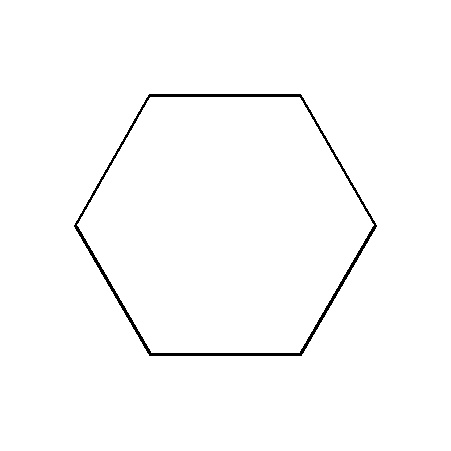
#> input picture Shapes/img10.jpg, 451 x 451 px, found by its file name; its folder holds only this picture in this run
$ python temp.py   (older library calls are emulated)
#> lines starting #> are read from the running program, lines starting #| are printed output that depends on the picture; after the words box and inside, x2 and y2 are one past the last pixel; in counts of white or black regions, pixels touching at a corner belong together
import cv2
import os
import xml.etree.ElementTree as ET

def create_xml_annotation(image_name, contours, output_folder, image_shape):
    # Create the XML annotation structure
    annotation = ET.Element("annotation")

    ET.SubElement(annotation, "filename").text = image_name
    size = ET.SubElement(annotation, "size")
    ET.SubElement(size, "width").text = str(image_shape[1])  # Image width
    ET.SubElement(size, "height").text = str(image_shape[0])  # Image height
    ET.SubElement(size, "depth").text = str(image_shape[2])  # Number of channels (RGB)

    for contour in contours:
        # Create object element for each contour (line segment)
        obj = ET.SubElement(annotation, "object")
        ET.SubElement(obj, "name").text = "line_segment"
        ET.SubElement(obj, "pose").text = "Unspecified"
        ET.SubElement(obj, "truncated").text = "0"
        ET.SubElement(obj, "difficult").text = "0"

        # Create bounding box coordinates (box around the contour)
        x, y, w, h = cv2.boundingRect(contour)
        bndbox = ET.SubElement(obj, "bndbox")
        ET.SubElement(bndbox, "xmin").text = str(x)
        ET.SubElement(bndbox, "ymin").text = str(y)
        ET.SubElement(bndbox, "xmax").text = str(x + w)
        ET.SubElement(bndbox, "ymax").text = str(y + h)

    # Write the XML annotation to a file
    xml_path = os.path.join(output_folder, image_name.replace(".jpg", ".xml"))
    tree = ET.ElementTree(annotation)
    tree.write(xml_path)

def annotate_images(input_folder, output_folder):
    print(f"Input folder: {input_folder}")
    print(f"Output folder: {output_folder}")

    # Check if the input folder exists
    if not os.path.exists(input_folder):
        print(f"Input folder does not exist: {input_folder}")
        return

    # Check if the output folder exists, if not create it
    if not os.path.exists(output_folder):
        os.makedirs(output_folder)

    # List all files in the input folder
    all_files = os.listdir(input_folder)

    print(f"Number of total files in folder: {len(all_files)}")  # Debugging print
    print(f"List of all files: {all_files}")  # Debugging print

    # Get the list of all image files in the input folder
    image_files = [f for f in all_files if f.lower().endswith('.jpg')]

    print(f"Number of JPG files found: {len(image_files)}")  # Debugging print
    print(f"List of JPG files: {image_files}")  # Debugging print

    for image_file in image_files:
        # Construct the full input path
        input_path = os.path.join(input_folder, image_file)

        print(f"Processing image: {input_path}")  # Debugging print

        # Read the image
        image = cv2.imread(input_path)
#> image is the input picture: shape (451, 451, 3); min 0, max 255, mean 251.7

        if image is None:
            print(f"Error reading image: {input_path}")
            continue

        print(f"Image shape: {image.shape}")  # Debugging print
#| Image shape: (451, 451, 3)

        # Convert image to grayscale
        gray = cv2.cvtColor(image, cv2.COLOR_BGR2GRAY)

        # Detect edges using Canny edge detection
        edges = cv2.Canny(gray, 50, 150, apertureSize=3)
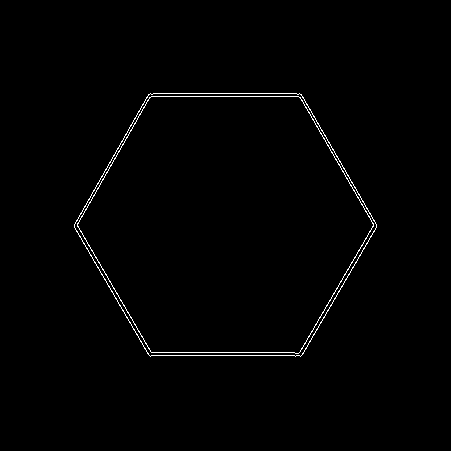
#> edges: shape (451, 451); 0.88% white in thin lines or dots, all inside (x1, y1, x2, y2) = (74, 93, 377, 357)

        # Find contours
        contours = None
        hierarchy = None

        if cv2.__version__.startswith('3'):
            _, contours, hierarchy = cv2.findContours(edges, cv2.RETR_EXTERNAL, cv2.CHAIN_APPROX_SIMPLE)
        else:
            contours, hierarchy = cv2.findContours(edges, cv2.RETR_EXTERNAL, cv2.CHAIN_APPROX_SIMPLE)
#> contours = 1 contour; box (x1, y1, x2, y2) and area: (74, 93, 377, 357) 59690

        print(f"Number of contours found: {len(contours)}")  # Debugging print
#| Number of contours found: 1

        # Create XML annotation
        create_xml_annotation(image_file, contours, output_folder, image.shape)
#> the loop in create_xml_annotation, `for contour in contours:` made 1 pass
#> (x, y, w, h) on pass 1: (74, 93, 303, 264)

        print(f'Annotated and saved {image_file}')


# Input and output folders
input_folder = "C:/Users/MY HP/Downloads/labelImg-master/Shapes"
output_folder = "C:/Users/MY HP/Downloads/labelImg-master/Annonated_XML"

# Call the function
annotate_images(input_folder, output_folder)
